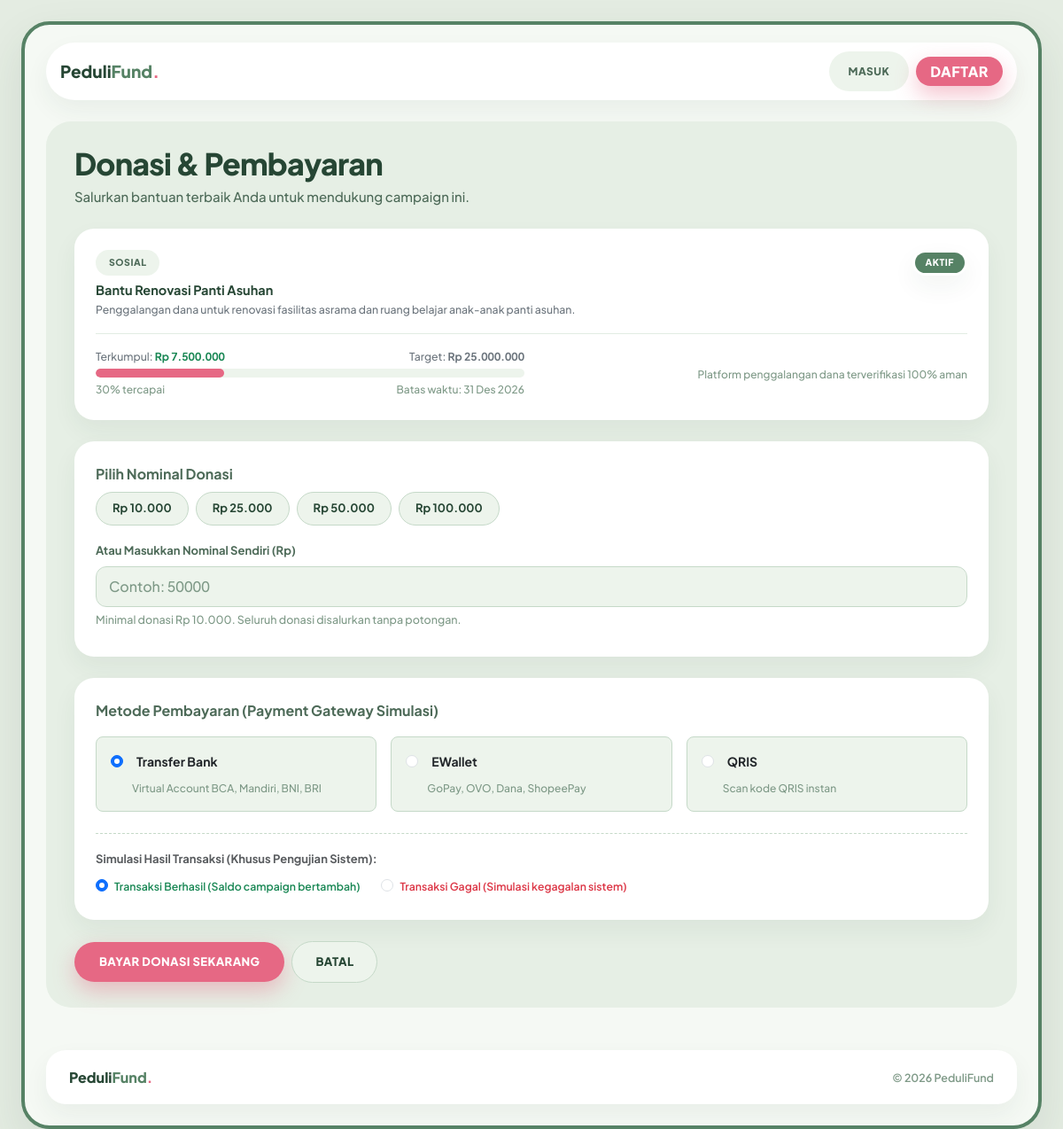
/donasi.php?id=1, run on the app's committed database.
### tables this page shows
CREATE TABLE IF NOT EXISTS campaign (
    id_campaign INT AUTO_INCREMENT PRIMARY KEY,
    id_fundraiser INT NOT NULL,
    judul VARCHAR(255) NOT NULL,
    jenis VARCHAR(100) NOT NULL,
    target_dana DECIMAL(15,2) NOT NULL,
    dana_terkumpul DECIMAL(15,2) DEFAULT 0.00,
    deadline DATE NOT NULL,
    dokumen_campaign VARCHAR(255) NOT NULL,
    status_campaign ENUM('Pending', 'Aktif', 'Ditolak', 'Selesai') DEFAULT 'Pending',
    deskripsi TEXT NOT NULL,
    gambar_campaign VARCHAR(255) NULL,
    CONSTRAINT fk_campaign_pengguna
        FOREIGN KEY (id_fundraiser) REFERENCES pengguna (id_user)
        ON DELETE CASCADE ON UPDATE CASCADE
);

### app/controllers/DonationController.php (called while the page is built, shortened)
<?php
class DonationController
{
    private CampaignEntity $campaignEntity;
    public function __construct(DonasiEntity $donasiEntity, CampaignEntity $campaignEntity)
    {
        $this->campaignEntity = $campaignEntity;
    }
    public function tampilkanFormDonasi(): void
    {
        $idCampaign = (int) ($_GET['id'] ?? $_GET['id_campaign'] ?? 0);
        $campaign = $this->campaignEntity->ambilCampaignAktifById($idCampaign);
        $old = $_SESSION['old'] ?? [];
        $daftarMetode = DonasiEntity::DAFTAR_METODE;
        $nominalCepat = [10000, 25000, 50000, 100000];
        require __DIR__ . '/../../views/form_donasi.php';
    }
}

### donasi.php (called while the page is built)
<?php
require_once 'app/bootstrap.php';
$controller = new DonationController(new DonasiEntity($pdo), new CampaignEntity($pdo));
$controller->tampilkanFormDonasi();

### app/models/CampaignEntity.php (called while the page is built, shortened)
<?php
class CampaignEntity
{
    private PDO $pdo;
    public function __construct(PDO $pdo)
    {
        $this->pdo = $pdo;
    }
    public function ambilCampaignAktifById(int $idCampaign): ?array
    {
        $pernyataan = $this->pdo->prepare(
            "SELECT * FROM campaign WHERE id_campaign = :id_campaign AND status_campaign = 'Aktif'"
        );
        $pernyataan->execute([':id_campaign' => $idCampaign]);
        $campaign = $pernyataan->fetch();
        return $campaign !== false ? $campaign : null;
    }
}

### app/helpers/fungsi.php (called while the page is built, shortened)
<?php
function e($teks): string
{
    return htmlspecialchars((string) $teks, ENT_QUOTES, 'UTF-8');
}
function formatRupiah($angka): string
{
    return 'Rp ' . number_format((float) $angka, 0, ',', '.');
}
function formatTanggal($tanggal): string
{
    $waktu = strtotime((string) $tanggal);
    $daftarBulan = [
        1 => 'Jan', 2 => 'Feb', 3 => 'Mar', 4 => 'Apr',
        5 => 'Mei', 6 => 'Jun', 7 => 'Jul', 8 => 'Agu',
        9 => 'Sep', 10 => 'Okt', 11 => 'Nov', 12 => 'Des'
    ];
    $hari = date('j', $waktu);
    $bulan = $daftarBulan[(int) date('n', $waktu)] ?? date('M', $waktu);
    $tahun = date('Y', $waktu);
    return $hari . ' ' . $bulan . ' ' . $tahun;
}
function hitungPersen($terkumpul, $target): int
{
    $target = (float) $target;
    $persen = (int) round(((float) $terkumpul / $target) * 100);
    return (int) min(100, max(0, $persen));
}
function kelasBadgeStatus($status): string
{
    $kelas = [
        'Pending' => 'pf-badge--pending',
        'Aktif'   => 'pf-badge--aktif',
        'Ditolak' => 'pf-badge--ditolak',
        'Selesai' => 'pf-badge--selesai',
    ];
    return $kelas[$status] ?? 'pf-badge--netral';
}

### views/form_donasi.php (the view, shortened to what this page needs)
<?php
require __DIR__ . '/layout/header.php';
$persen = hitungPersen($campaign['dana_terkumpul'], $campaign['target_dana']);
$nilaiLama = static function (string $nama) use ($old): string {
    return (string) ($old[$nama] ?? '');
};
?>
<section class="bagian-halaman">
    <div class="pf-tray">
        <div class="mb-4">
            <h1 class="pf-h1">Donasi &amp; Pembayaran</h1>
            <p class="pf-subjudul mb-0 mt-1">Salurkan bantuan terbaik Anda untuk mendukung campaign ini.</p>
        </div>
        <div class="pf-card p-4 mb-4">
            <div class="d-flex flex-wrap justify-content-between align-items-start gap-2 mb-2">
                <div>
                    <span class="pf-badge pf-badge--netral mb-2">
                        <span class="pf-badge-pil"><?= e($campaign['jenis']) ?></span>
                    </span>
                    <h2 class="h4 pf-teks-judul fw-bold mb-1"><?= e($campaign['judul']) ?></h2>
                    <p class="text-secondary small mb-0"><?= e($campaign['deskripsi']) ?></p>
                </div>
                <div>
                    <span class="pf-badge <?= e(kelasBadgeStatus($campaign['status_campaign'])) ?>">
                        <span class="pf-badge-pil"><?= e($campaign['status_campaign']) ?></span>
                    </span>
                </div>
            </div>
            <hr style="border-color: var(--green-light); opacity: 0.5;">
            <div class="row g-3 align-items-center">
                <div class="col-md-6">
                    <div class="d-flex justify-content-between small text-secondary mb-1">
                        <span>Terkumpul: <strong class="pf-angka text-success"><?= e(formatRupiah($campaign['dana_terkumpul'])) ?></strong></span>
                        <span>Target: <strong class="pf-angka"><?= e(formatRupiah($campaign['target_dana'])) ?></strong></span>
                    </div>
                    <div class="progress" role="progressbar" aria-label="Progress dana terkumpul" aria-valuenow="<?= e((string) $persen) ?>" aria-valuemin="0" aria-valuemax="100">
                        <div class="progress-bar" style="width: <?= e((string) $persen) ?>%;"></div>
                    </div>
                    <div class="d-flex justify-content-between small pf-teks-bantu mt-1">
                        <span><?= e((string) $persen) ?>% tercapai</span>
                        <span>Batas waktu: <?= e(formatTanggal($campaign['deadline'])) ?></span>
                    </div>
                </div>
                <div class="col-md-6 text-md-end">
                    <span class="pf-teks-bantu">Platform penggalangan dana terverifikasi 100% aman</span>
                </div>
            </div>
        </div>
        <form action="<?= e(BASE_URL) ?>/proses_donasi.php" method="post">
            <div class="pf-card p-4 mb-4">
                <label class="form-label fs-6 fw-bold mb-2">Pilih Nominal Donasi</label>
                <div class="d-flex flex-wrap gap-2 mb-3">
                    <?php foreach ($nominalCepat as $nominalPilihan): ?>
                        <button type="button"
                                class="btn pf-tombol-nominal"
                                data-nominal="<?= e((string) $nominalPilihan) ?>"
                                style="background-color: var(--green-pale); border: 1.5px solid var(--green-light); border-radius: var(--radius-pill); color: var(--green-deep); font-weight: 700; padding: 8px 18px; font-size: 13px;">
                            <?= e(formatRupiah($nominalPilihan)) ?>
                        </button>
                    <?php endforeach; ?>
                </div>
                <div class="mb-2">
                    <label class="form-label" for="nominal">Atau Masukkan Nominal Sendiri (Rp)</label>
                    <input class="form-control pf-angka"
                           type="number"
                           id="nominal"
                           name="nominal"
                           min="10000"
                           step="1000"
                           placeholder="Contoh: 50000"
                           required
                           value="<?= e($nilaiLama('nominal')) ?>">
                    <div class="form-text">Minimal donasi Rp 10.000. Seluruh donasi disalurkan tanpa potongan.</div>
                </div>
            </div>
            <div class="pf-card p-4 mb-4">
                <label class="form-label fs-6 fw-bold mb-3">Metode Pembayaran (Payment Gateway Simulasi)</label>
                <div class="row g-3">
                    <?php foreach ($daftarMetode as $index => $metode): ?>
                        <div class="col-md-4">
                            <label class="d-block h-100 p-3 rounded-3"
                                   style="background-color: var(--green-pale); border: 1.5px solid var(--green-light); cursor: pointer;">
                                <div class="form-check m-0">
                                    <input class="form-check-input"
                                           type="radio"
                                           name="metode_pembayaran"
                                           id="metode_<?= e((string) $index) ?>"
                                           value="<?= e($metode) ?>"
                                           <?= ($nilaiLama('metode_pembayaran') === $metode || ($nilaiLama('metode_pembayaran') === '' && $index === 0)) ? 'checked' : '' ?>
                                           required>
                                    <label class="form-check-label fw-bold text-dark ms-2" for="metode_<?= e((string) $index) ?>">
                                        <?= e($metode) ?>
                                    </label>
                                </div>
                                <div class="small pf-teks-bantu mt-2 ms-4">
                                    <?php if ($metode === 'Transfer Bank'): ?>
                                        Virtual Account BCA, Mandiri, BNI, BRI
                                    <?php elseif ($metode === 'EWallet'): ?>
                                        GoPay, OVO, Dana, ShopeePay
                                    <?php else: ?>
                                        Scan kode QRIS instan
                                    <?php endif; ?>
                                </div>
                            </label>
                        </div>
                    <?php endforeach; ?>
                </div>
                <div class="mt-4 pt-3" style="border-top: 1px dashed var(--green-light);">
                    <label class="form-label small fw-bold text-muted mb-2">Simulasi Hasil Transaksi (Khusus Pengujian Sistem):</label>
                    <div class="d-flex gap-4">
                        <div class="form-check">
                            <input class="form-check-input" type="radio" name="simulasi_hasil" id="sim_berhasil" value="Berhasil" <?= $nilaiLama('simulasi_hasil') !== 'Gagal' ? 'checked' : '' ?>>
                            <label class="form-check-label small fw-semibold text-success" for="sim_berhasil">
                                Transaksi Berhasil (Saldo campaign bertambah)
                            </label>
                        </div>
                        <div class="form-check">
                            <input class="form-check-input" type="radio" name="simulasi_hasil" id="sim_gagal" value="Gagal" <?= $nilaiLama('simulasi_hasil') === 'Gagal' ? 'checked' : '' ?>>
                            <label class="form-check-label small fw-semibold text-danger" for="sim_gagal">
                                Transaksi Gagal (Simulasi kegagalan sistem)
                            </label>
                        </div>
                    </div>
                </div>
            </div>
            <div class="d-flex flex-wrap gap-2 align-items-center">
                <button class="btn-pf-cta" type="submit">Bayar Donasi Sekarang</button>
                <a class="btn-pf-outline" href="<?= e(BASE_URL) ?>/dashboard_fundraiser.php">Batal</a>
            </div>
        </form>
    </div>
</section>
<?php require __DIR__ . '/layout/footer.php'; ?>

### assets/css/pedulifund-theme.css (style rules this page uses)
:root { --bg-outer: #E4ECE2; --bg-canvas: #F5F9F4; --bg-tray: #E6EFE5; --surface-white: #FFFFFF; --green-deep: #264634; --green-primary: #568265; --green-mid: #739B80; --green-light: #C5D9C8; --green-pale: #EDF4EC; --pink-primary: #E66884; --pink-hover: #D2526E; --pink-soft: #FADCE3; --pink-blush: #FFF0F3; --status-pending-bg: #FDECC8; --status-pending-fg: #8A5A2B; --status-pending-dot: #E58E3A; --text-main: #264634; --text-body: #4D6A58; --text-muted: #7E9987; --radius-window: 32px; --radius-tray: 28px; --radius-card: 22px; --radius-input: 12px; --radius-pill: 999px; --shadow-card: 0 12px 28px rgba(38, 70, 52, 0.06); --shadow-pink: 0 8px 20px rgba(230, 104, 132, 0.32); --shadow-pink-cta: 0 10px 25px rgba(230, 104, 132, 0.4); --shadow-window: 0 20px 50px rgba(38, 70, 52, 0.10); }
body { font-family: 'Plus Jakarta Sans', sans-serif; background-color: var(--bg-outer); color: var(--text-main); font-size: 14px; font-weight: 500; line-height: 1.6; margin: 0; padding: 0; }
.pf-h1 { font-size: clamp(28px, 4vw, 34px); font-weight: 800; color: var(--green-deep); line-height: 1.2; letter-spacing: -0.8px; margin: 0; }
.pf-subjudul { font-size: 15px; color: var(--text-body); margin: 0; }
.pf-tray { background-color: var(--bg-tray); border-radius: var(--radius-tray); padding: 28px 32px; margin-bottom: 28px; }
.pf-card { background-color: var(--surface-white); border-radius: var(--radius-card); box-shadow: var(--shadow-card); border: none; }
.bagian-halaman { margin-bottom: 1.5rem; }
.btn-pf-cta { background-color: var(--pink-primary); color: #FFFFFF; font-weight: 800; text-decoration: none; border-radius: var(--radius-pill); padding: 12px 28px; border: none; box-shadow: var(--shadow-pink-cta); transition: background-color 0.2s ease, transform 0.2s ease; display: inline-flex; align-items: center; gap: 12px; cursor: pointer; font-size: 13px; text-transform: uppercase; letter-spacing: 0.03em; }
.btn-pf-outline { background-color: var(--green-pale); color: var(--green-deep); font-weight: 800; text-decoration: none; border: 1.5px solid var(--green-light); border-radius: var(--radius-pill); padding: 12px 26px; transition: border-color 0.2s ease; display: inline-flex; align-items: center; gap: 10px; cursor: pointer; font-size: 13px; text-transform: uppercase; letter-spacing: 0.03em; }
.pf-badge { display: inline-flex; align-items: center; gap: 6px; padding: 3px; border-radius: var(--radius-pill); font-size: 10.5px; font-weight: 800; letter-spacing: 0.05em; text-transform: uppercase; white-space: nowrap; }
.pf-badge-pil { display: inline-block; padding: 3px 12px; border-radius: var(--radius-pill); }
.pf-badge--aktif { background-color: var(--surface-white); box-shadow: var(--shadow-card); }
.pf-badge--aktif .pf-badge-pil { background-color: var(--green-primary); color: #FFFFFF; }
.pf-badge--netral { background-color: var(--green-pale); color: var(--text-body); }
.progress { height: 10px; background-color: var(--green-pale); border-radius: var(--radius-pill); }
.progress .progress-bar { background-color: var(--pink-primary); border-radius: var(--radius-pill); }
.form-label { font-size: 13px; font-weight: 700; color: var(--text-body); }
.form-control, .form-select { background-color: var(--green-pale); border: 1.5px solid var(--green-light); border-radius: var(--radius-input); color: var(--green-deep); font-weight: 600; padding: 10px 14px; }
.form-control::placeholder { color: var(--text-muted); font-weight: 500; }
.form-text { font-size: 12.5px; color: var(--text-muted); }
.pf-teks-judul { color: var(--green-deep); font-size: 14.5px; }
.pf-angka { font-variant-numeric: tabular-nums; }
.pf-teks-bantu { color: var(--text-muted); font-size: 12px; }

### data on the page
campaign: jenis "SOSIAL", judul "Bantu Renovasi Panti Asuhan", deskripsi "Penggalangan dana untuk renovasi fasilitas asrama dan ruang belajar anak-anak panti asuhan.", status_campaign "AKTIF", dana_terkumpul "Rp 7.500.000", target_dana "Rp 25.000.000", persen "30", deadline "31 Des 2026"

### other printed values
formatRupiah($nominalPilihan) "Rp 10.000"
formatRupiah($nominalPilihan) "Rp 25.000"
formatRupiah($nominalPilihan) "Rp 50.000"
formatRupiah($nominalPilihan) "Rp 100.000"
$metode "Transfer Bank"
$metode "EWallet"
$metode "QRIS"
